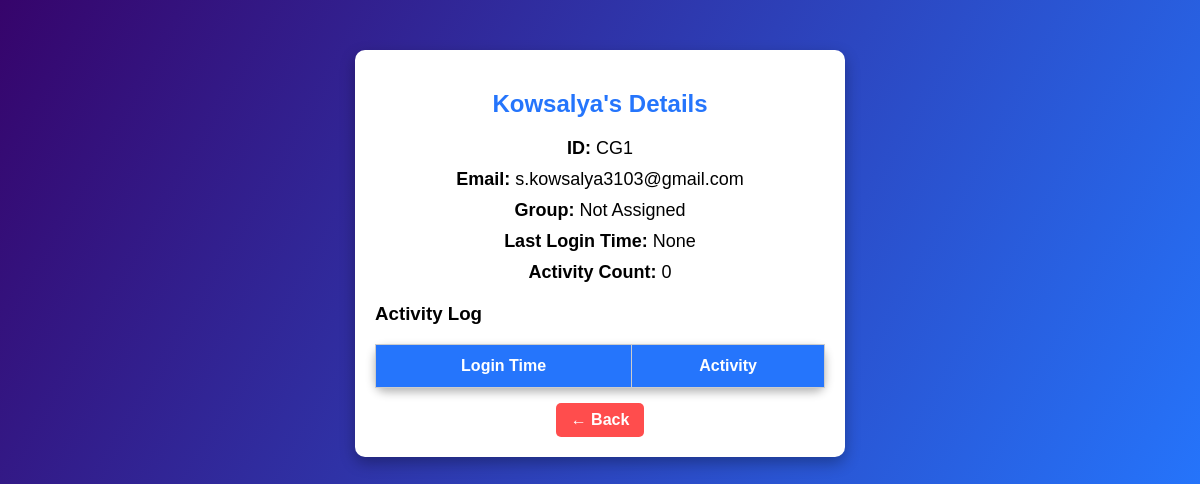
Page /user_details/1 on the committed database.
### tables this page shows
CREATE TABLE users (
    id INTEGER PRIMARY KEY AUTOINCREMENT,
    name TEXT NOT NULL,
    email TEXT NOT NULL UNIQUE,
    password TEXT NOT NULL,
    is_admin INTEGER DEFAULT 0,
    student_group TEXT,
    test_score INTEGER,
    recommended_degrees TEXT,
    login_time TEXT
);

### app.py (the view)
@app.route('/user_details/<int:user_id>')
def user_details(user_id):
    conn = sqlite3.connect('career.db')
    cursor = conn.cursor()
    cursor.execute("SELECT id, name, email, student_group, login_time FROM users WHERE id=?", (user_id,))
    user = cursor.fetchone()
    cursor.execute("SELECT timestamp, activity FROM user_activity WHERE user_id=?", (user_id,))
    activities = cursor.fetchall()
    activity_count = len(activities)
    if 'user_id' in session:
        log_activity(session['user_id'], f"Viewed user {user[1]}'s details")
    conn.close()
    return render_template('user_details.html', user=user, activities=activities, activity_count=activity_count)

### templates/user_details.html (shortened to what this page needs)
<!DOCTYPE html>
<html lang="en">
<head>
    <link rel="stylesheet" href="{{ url_for('static', filename='styles.css') }}">
</head>
<body>
    <div class="details-container">
        <h2>{{ user[1] }}'s Details</h2>
        <p class="info"><strong>ID:</strong> CG{{ user[0] }}</p>
        <p class="info"><strong>Email:</strong> {{ user[2] }}</p>
        <p class="info"><strong>Group:</strong> {{ user[3] if user[3] else "Not Assigned" }}</p>
        <p class="info"><strong>Last Login Time:</strong> {{ user[4] }}</p>
        <p class="info"><strong>Activity Count:</strong> {{ activity_count }}</p>
        <div class="activity-log">
            <h3>Activity Log</h3>
            <table>
                <tr>
                    <th>Login Time</th>
                    <th>Activity</th>
                </tr>
            </table>
        </div>
        <a href="/admin_dashboard" class="back-btn">← Back</a>
    </div>
</body>
</html>

### static/styles.css (style rules this page uses)
body { font-family: 'Poppins', sans-serif; background: linear-gradient(120deg, #36046b, #2575fc); text-align: center; margin: 0; padding: 0; }
table { width: 80%; margin: auto; border-collapse: collapse; margin-top: 20px; background: white; padding: 20px; box-shadow: 0px 4px 10px rgba(0, 0, 0, 0.3); border-radius: 10px; }
table th, table td { border: 1px solid #ccc; padding: 12px; text-align: center; }
th { background: #2575fc; color: white; }
a { color: black; text-decoration: none; }

### templates/user_details.html (style rules this page uses)
body { background-color: #f4f4f4; font-family: Arial, sans-serif; }
.details-container { width: 450px; background: white; padding: 20px; border-radius: 10px; box-shadow: 0px 6px 15px rgba(0, 0, 0, 0.3); margin: 50px auto; text-align: center; }
h2 { color: #2575fc; }
.info { margin: 10px 0; font-size: 18px; }
.activity-log { margin-top: 20px; text-align: left; }
table { width: 100%; border-collapse: collapse; margin-top: 10px; }
th, td { padding: 10px; border: 1px solid #ddd; text-align: center; }
th { background-color: #2575fc; color: white; }
.back-btn { display: inline-block; background: #ff4d4d; color: white; padding: 8px 15px; border-radius: 5px; text-decoration: none; font-weight: bold; margin-top: 15px; }

### rows in the picture
users: name "Kowsalya", id "1", email "s.kowsalya3103@gmail.com"

### other values in the picture
{{ user[3] if user[3] else "Not Assigned" }} "Not Assigned"
{{ user[4] }} "None"
{{ activity_count }} "0"
